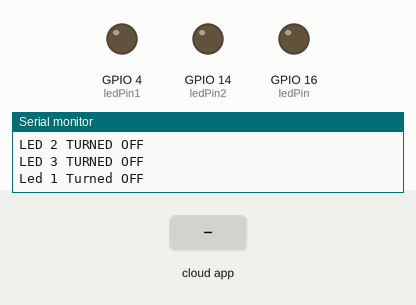
This sketch was run on a simulated ESP8266 (NodeMCU). Parts: output pins drawn as LEDs (lit = HIGH), the last lines printed to the serial monitor. The inputs (shaded band) are chosen by the test bench. WiFi joins after 1.5 s; servers stay silent unless stated; the Firebase database answers and starts empty.

Above: at 2.7 s.
2.8 s: the phone or cloud app sets LED_STATUS to 1
At 4.0 s:
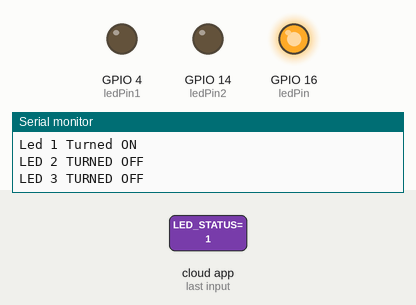
5.0 s: the phone or cloud app sets LED_STATUS1 to 1
At 6.2 s:
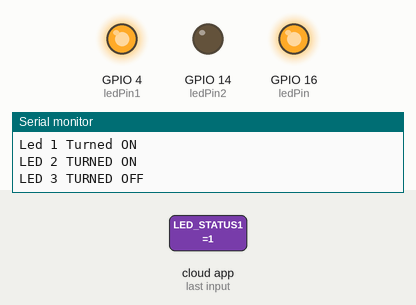
7.1 s: the phone or cloud app sets LED_STATUS2 to 1
At 8.4 s:
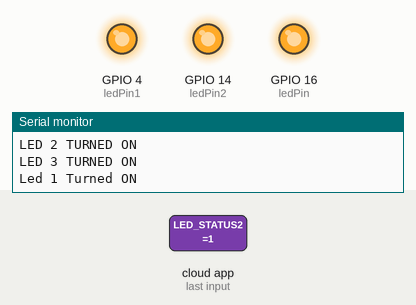
9.1 s: the phone or cloud app sets LED_STATUS to 0
At 9.6 s:
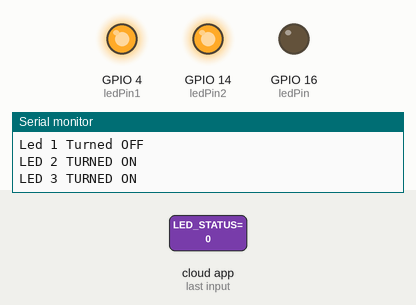
10.7 s: the phone or cloud app sets LED_STATUS1 to 0
At 11.8 s:
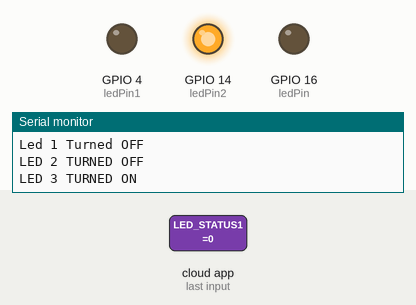
12.8 s: the phone or cloud app sets LED_STATUS to 1
At 13.8 s:
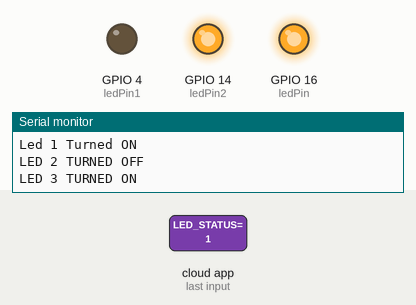
Timing chart, 0 to 15.5 s (numbered marks = the images above; inputs shaded):
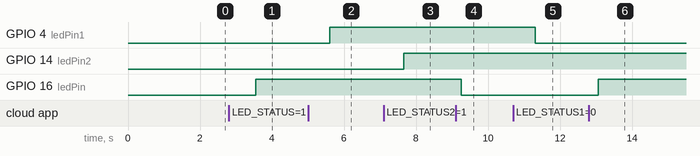

Measured:
- after the input at 2.8 s, GPIO 16 (ledPin): LOW → HIGH after 0.75 s
- after the input at 5.0 s, GPIO 4 (ledPin1): LOW → HIGH after 0.61 s
- after the input at 7.1 s, GPIO 14 (ledPin2): LOW → HIGH after 0.56 s
- after the input at 9.1 s, GPIO 16 (ledPin): HIGH → LOW after 0.16 s
- after the input at 10.7 s, GPIO 4 (ledPin1): HIGH → LOW after 0.61 s
- after the input at 12.8 s, GPIO 16 (ledPin): LOW → HIGH after 0.26 s

The sketch:

wifi_firebase.ino
```cpp
#include <ESP8266WiFi.h>
#include <FirebaseArduino.h>

#define FIREBASE_HOST "" // Firebase host
#define FIREBASE_AUTH "" //Firebase Auth code
#define WIFI_SSID "" //Enter your wifi Name
#define WIFI_PASSWORD "" // Enter your password
int ledPin= 16;
int ledPin1=04;
int ledPin2=14;
int fireStatus0 = 0;
int fireStatus1 = 0;
int fireStatus2 = 0;


void setup() {
  Serial.begin(9600);
  pinMode(ledPin,OUTPUT);
  pinMode(ledPin1,OUTPUT);
  pinMode(ledPin2,OUTPUT);
  WiFi.begin(WIFI_SSID, WIFI_PASSWORD);
  Serial.print("Connecting");
  while (WiFi.status() != WL_CONNECTED) {
    Serial.print(".");
    delay(500);
  }

  Serial.println();
  Serial.println("Connected.");
  Serial.println(WiFi.localIP());
  Firebase.begin(FIREBASE_HOST, FIREBASE_AUTH);
  //Firebase.set("LED_STATUS", 0);
  //Firebase.set("LED_STATUS1",0);

}

void loop() {


  fireStatus0 = Firebase.getInt("LED_STATUS");
    if (fireStatus0 == 1) {
      Serial.println("Led 1 Turned ON");
      digitalWrite(ledPin,HIGH);


    }
    else if (fireStatus0 == 0) {
      Serial.println("Led 1 Turned OFF");
      digitalWrite(ledPin,LOW);

    }
    else {
      Serial.println("Command Error! Please send 0/1");
    }


  fireStatus1 = Firebase.getInt("LED_STATUS1");
    if(fireStatus1 == 1){
        Serial.println("LED 2 TURNED ON");
        digitalWrite(ledPin1,HIGH);

    }
    else if(fireStatus1 == 0){
        Serial.println("LED 2 TURNED OFF");
        digitalWrite(ledPin1,LOW);

    }
    else {
      Serial.println("Command Error! Please send 0/1");
    }

    fireStatus2 = Firebase.getInt("LED_STATUS2");
    if(fireStatus2 == 1){
        Serial.println("LED 3 TURNED ON");
        digitalWrite(ledPin2,HIGH);

    }
    else if(fireStatus2 == 0){
        Serial.println("LED 3 TURNED OFF");
        digitalWrite(ledPin2,LOW);

    }
    else {
      Serial.println("Command Error! Please send 0/1");
    }

  delay(500);
}
```
